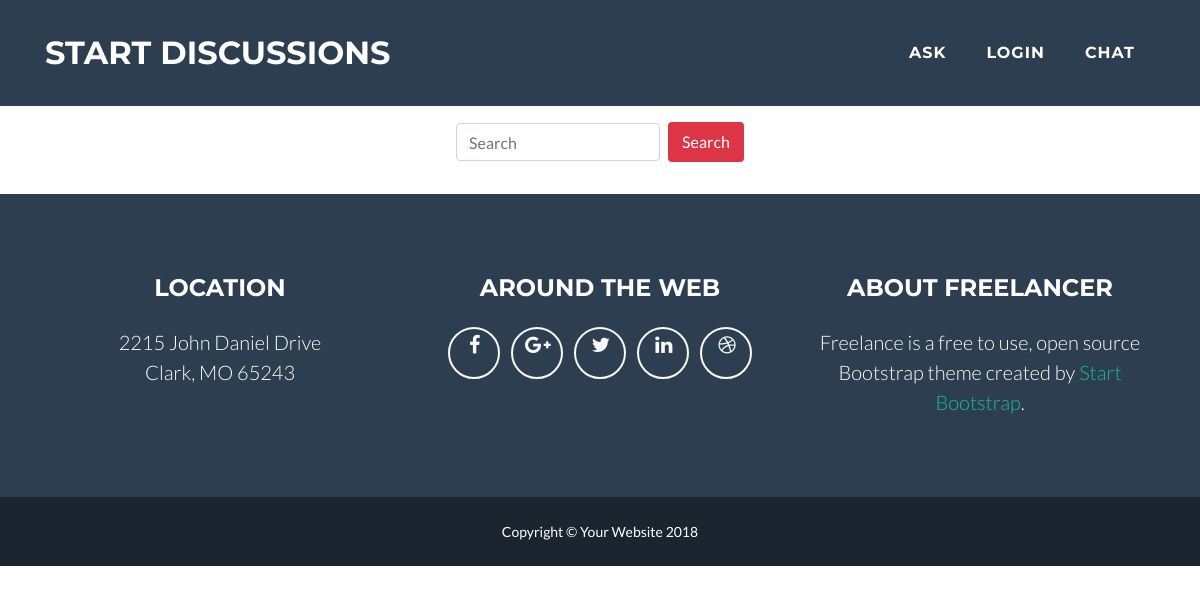
The page /portals/view/BA on the database as committed earlier.
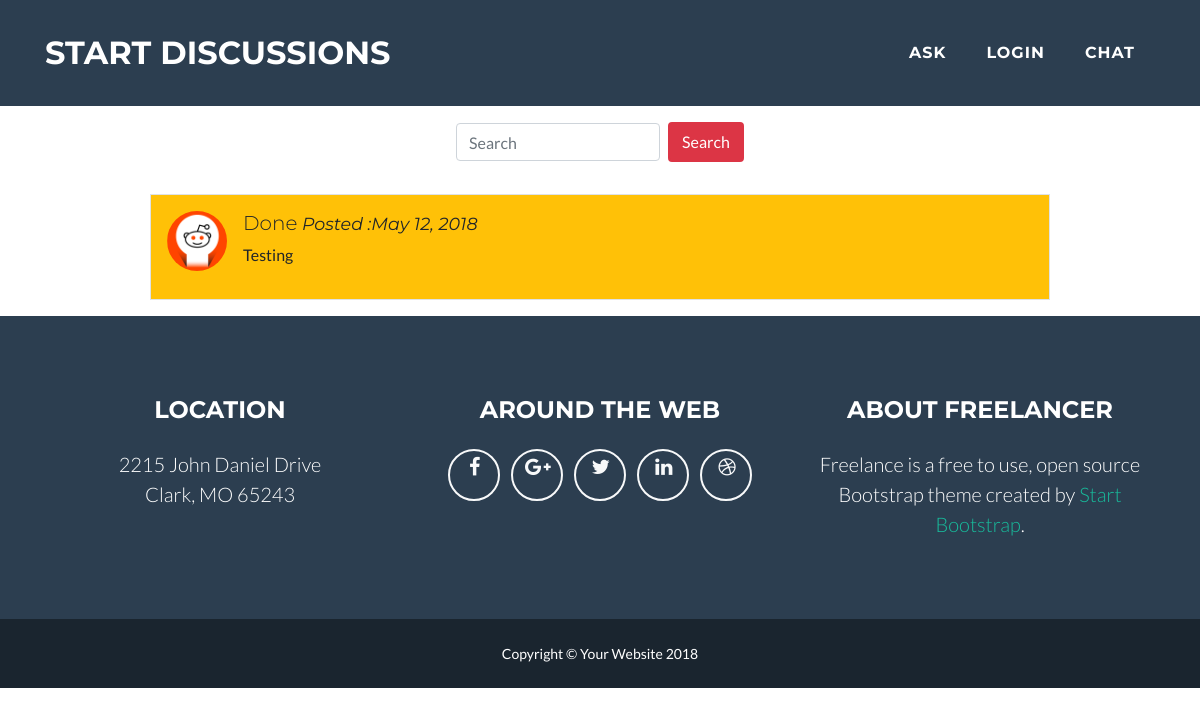
The same page on the database as committed later.
### portals/models.py (models this page shows, shortened)
class Discussions(models.Model):
    name = models.CharField(max_length=50, blank=False, null=False)
    description = models.TextField(blank=False, null=False)
    created_date = models.DateTimeField(null=False, blank=False, default=datetime.datetime.now())
    category = models.CharField(choices=CHOICES, max_length=50)
    class Meta:
        ordering = ['-id']

### portals/views.py (the view)
# urls.py: path('view/<str:category>', views.DisplayItem.as_view(), name='display'),
class DisplayItem(ListView):
    model = Discussions
    paginate_by = 10
    template_name = 'portals/lists.html'
    context_object_name = 'items'
    def get_queryset(self):
        query = self.request.GET.get('query', '')
        return super().get_queryset().filter(category=self.kwargs.get('category'), description__icontains=query)

### portals/forms.py
class CreateForm(forms.ModelForm):
    category = forms.ChoiceField(choices=CHOICES, widget=forms.TextInput(attrs={'class':'form-control'}))
    class Meta:
        model = Discussions
        fields = ('name', 'description', 'category')
        widgets = {'name':forms.TextInput(attrs={'class':'form-control'}),
                   'description': forms.Textarea(attrs={'class':'form-control', 'rows':10, 'cols':10}),
                   }

### portals/templatetags/tags.py (called while the page is built)
@register.inclusion_tag('portals/navbar.html', takes_context=True)
def show_bar(context):
    request = context['request']
    return {'form_ask':CreateForm(),'request':request}

### templates/portals/lists.html (shortened to what this page needs)
{% extends 'portals/base.html'%}
{% load tags %}
{% load bootstrap_pagination %}
{% block title %}
{% load static %}
{% endblock %}
{% block body %}
    <div style="padding: 2vh">
     <form class="form-inline justify-content-center" action="" method="get">
    <input name="query" class="form-control mr-sm-2" type="text" placeholder="Search">
    <button class="btn btn-danger" type="submit">Search</button>
  </form>
    </div>
    {% for item in items %}
        <ul onclick="location.href='{% url 'discuss' item.id%}';" style="cursor:pointer;" class="w-75 mx-auto list-unstyled bg-warning">
    <li class="media border p-3">
  <img src="{% static 'portals/Uiconstock-Round-Papercut-Social-Reddit.ico' %}" alt="John Doe" class="align-self-start mr-3 rounded-circle" style="width:60px;">
  <div class="media-body">
    <h5 class="font-weight-light">{{ item.name }}<small><i>  Posted :{{ item.created_date|date }}</i></small></h5>
    <p style="word-wrap: break-word">{{ item.description }}</p>
  </div>
</li>
        </ul>
    {% endfor %}
{% endblock %}

Rows that differ between the two databases and show on the page:
added Discussions: name "Done", created_date "May 12, 2018", description "Testing"
